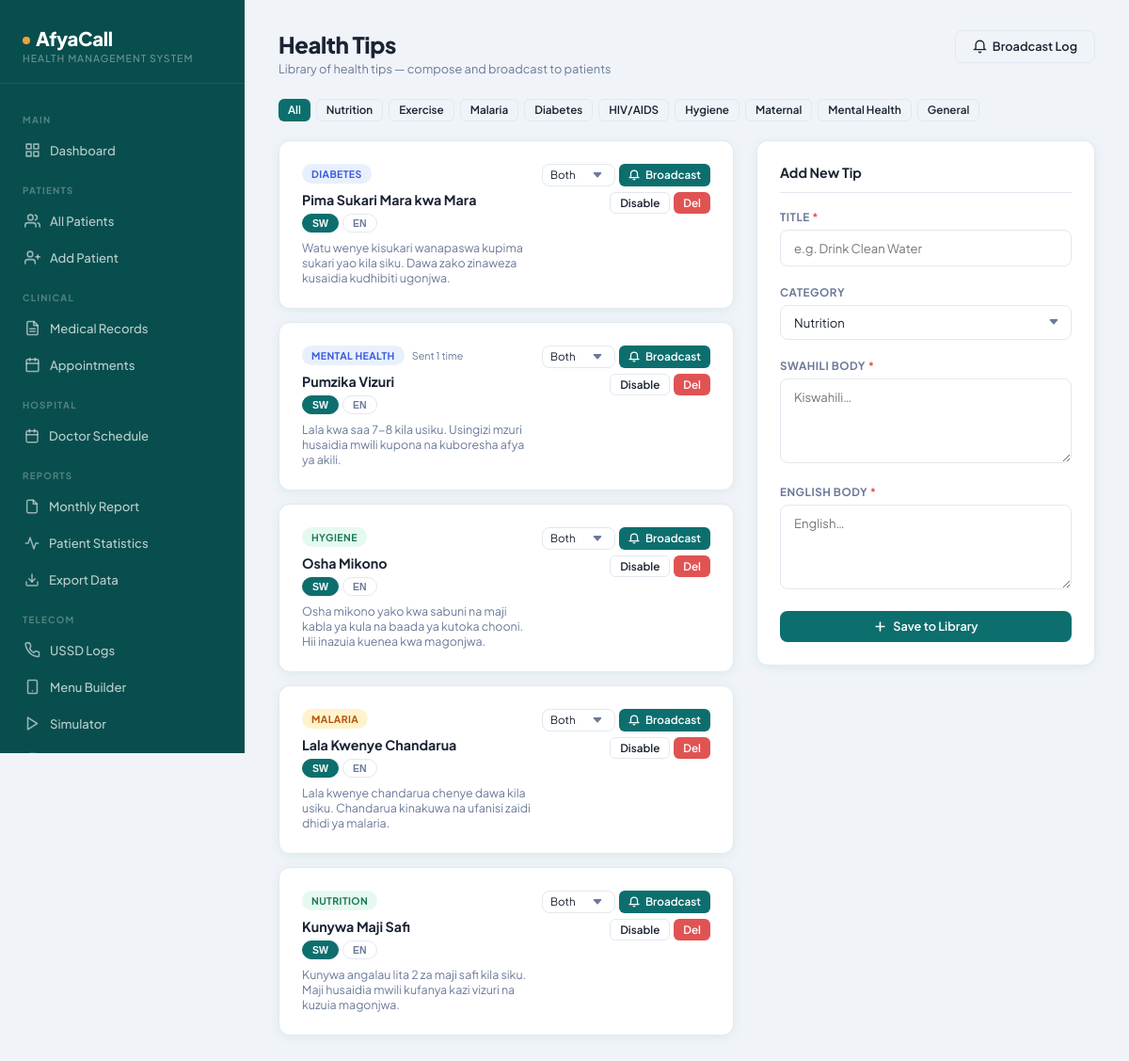
The app's page /telecom/health_tips.php (signed in) with its own data.
### tables this page shows
CREATE TABLE `health_tips` (
  `id` int unsigned NOT NULL AUTO_INCREMENT,
  `title` varchar(150) NOT NULL,
  `body_sw` text NOT NULL,
  `body_en` text NOT NULL,
  `category` enum('nutrition','exercise','malaria','diabetes','hiv','hygiene','maternal','mental','general') NOT NULL DEFAULT 'general',
  `is_active` tinyint(1) NOT NULL DEFAULT '1',
  `broadcast_count` int unsigned NOT NULL DEFAULT '0',
  `last_broadcast` datetime DEFAULT NULL,
  `created_by` int unsigned NOT NULL DEFAULT '0',
  `created_at` datetime NOT NULL DEFAULT CURRENT_TIMESTAMP,
  PRIMARY KEY (`id`)
);

### config/sanitize.php (called while the page is built, shortened)
<?php
function clean(string $val): string {
    return trim(strip_tags($val));
}
function db_clean($conn, string $val): string {
    return mysqli_real_escape_string($conn, clean($val));
}

### telecom/health_tips.php (the view, shortened to what this page needs)
<?php
include("../config/database.php");
include("../config/sanitize.php");
include("../config/activity_log.php");
$cat_f  = db_clean($conn, $_GET['category'] ?? '');
$where  = $cat_f ? "WHERE category='$cat_f'" : '';
$tips   = mysqli_query($conn, "SELECT t.*, a.full_name AS creator FROM health_tips t LEFT JOIN admins a ON t.created_by=a.id $where ORDER BY t.id DESC");
$cats = ['nutrition'=>'Nutrition','exercise'=>'Exercise','malaria'=>'Malaria',
         'diabetes'=>'Diabetes','hiv'=>'HIV/AIDS','hygiene'=>'Hygiene',
         'maternal'=>'Maternal','mental'=>'Mental Health','general'=>'General'];
$cat_colors = ['nutrition'=>'badge-success','exercise'=>'badge-primary','malaria'=>'badge-warning',
               'diabetes'=>'badge-blue','hiv'=>'badge-danger','hygiene'=>'badge-success',
               'maternal'=>'badge-primary','mental'=>'badge-blue','general'=>'badge-warning'];
?>
<?php include("../includes/header.php"); ?>
<div class="app-wrapper">
    <?php include("../includes/sidebar.php"); ?>
    <main class="main-content">
        <div class="page-header">
            <div>
                <div class="page-title">Health Tips</div>
                <div class="page-subtitle">Library of health tips — compose and broadcast to patients</div>
            </div>
            <a href="broadcasts.php" class="btn btn-outline">
                <svg width="15" height="15" viewBox="0 0 24 24" fill="none" stroke="currentColor" stroke-width="2.2" stroke-linecap="round" stroke-linejoin="round"><path d="M22 17H2a3 3 0 0 0 3-3V9a7 7 0 0 1 14 0v5a3 3 0 0 0 3 3zm-8.27 4a2 2 0 0 1-3.46 0"/></svg>
                Broadcast Log
            </a>
        </div>
        <div style="display:flex;flex-wrap:wrap;gap:6px;margin-bottom:20px;">
            <a href="health_tips.php" class="btn btn-sm <?php echo !$cat_f?'btn-primary':'btn-outline'; ?>">All</a>
            <?php foreach($cats as $k=>$v): ?>
            <a href="?category=<?php echo $k; ?>" class="btn btn-sm <?php echo $cat_f===$k?'btn-primary':'btn-outline'; ?>"><?php echo $v; ?></a>
            <?php endforeach; ?>
        </div>
        <div style="display:grid;grid-template-columns:1fr 360px;gap:24px;align-items:start;">
            <div style="display:flex;flex-direction:column;gap:14px;">
                <?php if(mysqli_num_rows($tips) === 0): ?>
                <div class="card card-body">
                    <div class="empty-state">
                        <svg width="40" height="40" viewBox="0 0 24 24" fill="none" stroke="currentColor" stroke-width="1.5" stroke-linecap="round" stroke-linejoin="round"><path d="M20.84 4.61a5.5 5.5 0 0 0-7.78 0L12 5.67l-1.06-1.06a5.5 5.5 0 0 0-7.78 7.78l1.06 1.06L12 21.23l7.78-7.78 1.06-1.06a5.5 5.5 0 0 0 0-7.78z"/></svg>
                        <h3>No health tips yet</h3>
                        <p>Add tips to the library to start broadcasting</p>
                    </div>
                </div>
                <?php else: ?>
                <?php while($tip = mysqli_fetch_assoc($tips)): ?>
                <div class="card" style="<?php if(!$tip['is_active']) echo 'opacity:.6;'; ?>">
                    <div class="card-body">
                        <div style="display:flex;justify-content:space-between;align-items:flex-start;gap:12px;flex-wrap:wrap;">
                            <div style="flex:1;min-width:0;">
                                <div style="display:flex;align-items:center;gap:8px;margin-bottom:8px;flex-wrap:wrap;">
                                    <span class="badge <?php echo $cat_colors[$tip['category']]??'badge-primary'; ?>"><?php echo $cats[$tip['category']]??$tip['category']; ?></span>
                                    <?php if($tip['broadcast_count'] > 0): ?>
                                    <span style="font-size:.72rem;color:var(--text-muted);">Sent <?php echo $tip['broadcast_count']; ?> time<?php echo $tip['broadcast_count']>1?'s':''; ?></span>
                                    <?php endif; ?>
                                </div>
                                <div style="font-weight:700;font-size:.95rem;margin-bottom:6px;"><?php echo htmlspecialchars($tip['title']); ?></div>
                                <div class="tip-tabs" data-id="<?php echo $tip['id']; ?>">
                                    <div style="display:flex;gap:4px;margin-bottom:8px;">
                                        <button class="tab-btn active" onclick="switchTab(<?php echo $tip['id']; ?>,'sw',this)" style="padding:3px 10px;border-radius:20px;border:1.5px solid var(--primary);background:var(--primary);color:#fff;font-size:.7rem;font-weight:700;cursor:pointer;">SW</button>
                                        <button class="tab-btn" onclick="switchTab(<?php echo $tip['id']; ?>,'en',this)" style="padding:3px 10px;border-radius:20px;border:1.5px solid var(--border);background:transparent;color:var(--text-muted);font-size:.7rem;font-weight:700;cursor:pointer;">EN</button>
                                    </div>
                                    <div class="tab-sw-<?php echo $tip['id']; ?>" style="font-size:.83rem;color:var(--text-muted);"><?php echo nl2br(htmlspecialchars($tip['body_sw'])); ?></div>
                                </div>
                            </div>
                            <div style="display:flex;flex-direction:column;gap:6px;flex-shrink:0;">
                                <form method="POST" style="display:flex;gap:4px;flex-wrap:wrap;justify-content:flex-end;">
                                    <select name="language" class="form-control" style="padding:5px 28px 5px 8px;font-size:.77rem;width:auto;">
                                        <option value="both">Both</option>
                                    </select>
                                    <button type="submit" class="btn btn-primary btn-sm"
                                            <?php if(!$tip['is_active']) echo 'disabled'; ?>
                                            onclick="return confirm('Broadcast this tip now?')">
                                        <svg width="12" height="12" viewBox="0 0 24 24" fill="none" stroke="currentColor" stroke-width="2.5" stroke-linecap="round" stroke-linejoin="round"><path d="M22 17H2a3 3 0 0 0 3-3V9a7 7 0 0 1 14 0v5a3 3 0 0 0 3 3zm-8.27 4a2 2 0 0 1-3.46 0"/></svg>
                                        Broadcast
                                    </button>
                                </form>
                                <div style="display:flex;gap:4px;justify-content:flex-end;">
                                    <a href="?toggle=<?php echo $tip['id']; ?>" class="btn btn-sm btn-outline"><?php echo $tip['is_active']?'Disable':'Enable'; ?></a>
                                    <a href="?delete=<?php echo $tip['id']; ?>" class="btn btn-sm btn-danger" onclick="return confirm('Delete this tip?')">Del</a>
                                </div>
                            </div>
                        </div>
                    </div>
                </div>
                <?php endwhile; ?>
                <?php endif; ?>
            </div>
            <div class="card card-body" style="position:sticky;top:24px;">
                <div style="font-weight:700;font-size:.95rem;margin-bottom:18px;padding-bottom:12px;border-bottom:1px solid var(--border);">Add New Tip</div>
                <form method="POST">
                    <div class="form-group">
                        <label class="form-label">Title <span style="color:var(--danger);">*</span></label>
                        <input type="text" name="title" class="form-control" placeholder="e.g. Drink Clean Water" required maxlength="120">
                    </div>
                    <div class="form-group">
                        <label class="form-label">Category</label>
                        <select name="category" class="form-control">
                            <?php foreach($cats as $k=>$v): ?><option value="<?php echo $k; ?>"><?php echo $v; ?></option><?php endforeach; ?>
                        </select>
                    </div>
                    <div class="form-group">
                        <label class="form-label">Swahili Body <span style="color:var(--danger);">*</span></label>
                        <textarea name="body_sw" class="form-control" rows="4" placeholder="Kiswahili…" required maxlength="300"></textarea>
                    </div>
                    <div class="form-group">
                        <label class="form-label">English Body <span style="color:var(--danger);">*</span></label>
                        <textarea name="body_en" class="form-control" rows="4" placeholder="English…" required maxlength="300"></textarea>
                    </div>
                    <button type="submit" class="btn btn-primary btn-full">
                        <svg width="15" height="15" viewBox="0 0 24 24" fill="none" stroke="currentColor" stroke-width="2.5" stroke-linecap="round" stroke-linejoin="round"><line x1="12" y1="5" x2="12" y2="19"/><line x1="5" y1="12" x2="19" y2="12"/></svg>
                        Save to Library
                    </button>
                </form>
            </div>
        </div>
    </main>
</div>
<?php include("../includes/footer.php"); ?>

### assets/css/style.css (style rules this page uses)
:root { --primary: #0d6e6e; --primary-light: #e6f4f4; --primary-dark: #094e4e; --accent: #f4a235; --accent-light: #fff4e0; --danger: #e05353; --danger-light: #fdeaea; --success: #2db57a; --success-light: #e6f9f1; --warning: #f4a235; --warning-light: #fff4e0; --text-main: #1a2333; --text-muted: #6b7a99; --bg: #f0f4f8; --surface: #ffffff; --border: #e2e8f0; --sidebar-w: 260px; --radius: 12px; --radius-sm: 8px; --shadow: 0 2px 12px rgba(13,110,110,.08); --shadow-md: 0 4px 24px rgba(13,110,110,.12); --font: 'Plus Jakarta Sans', sans-serif; --font-mono: 'DM Mono', monospace; }
*,*::before,*::after { box-sizing:border-box;margin:0;padding:0 }
html { font-size:15px }
body { font-family:var(--font);background:var(--bg);color:var(--text-main);min-height:100vh }
a { color:inherit;text-decoration:none }
.app-wrapper { display:flex;min-height:100vh }
.main-content { flex:1;margin-left:var(--sidebar-w);padding:32px 36px;min-width:0 }
.page-header { display:flex;align-items:flex-start;justify-content:space-between;margin-bottom:24px;flex-wrap:wrap;gap:12px }
.page-title { font-size:1.6rem;font-weight:800;color:var(--text-main);letter-spacing:-.4px }
.page-subtitle { font-size:.85rem;color:var(--text-muted);margin-top:3px }
.card { background:var(--surface);border-radius:var(--radius);border:1px solid var(--border);box-shadow:var(--shadow) }
.card-body { padding:24px }
.badge { display:inline-flex;align-items:center;padding:4px 10px;border-radius:20px;font-size:.7rem;font-weight:700;text-transform:uppercase;letter-spacing:.4px }
.badge-success { background:var(--success-light);color:#1a7a55 }
.badge-warning { background:var(--warning-light);color:#c07c1a }
.badge-blue { background:#e8f0ff;color:#3b5bdb }
.btn { display:inline-flex;align-items:center;gap:6px;padding:9px 18px;border-radius:var(--radius-sm);font-family:var(--font);font-size:.85rem;font-weight:600;cursor:pointer;border:none;transition:all .18s ease;text-decoration:none;white-space:nowrap;line-height:1 }
.btn-primary { background:var(--primary);color:#fff }
.btn-outline { background:transparent;border:1.5px solid var(--border);color:var(--text-main) }
.btn-danger { background:var(--danger);color:#fff }
.btn-sm { padding:6px 12px;font-size:.77rem;border-radius:6px }
.btn-full { width:100%;justify-content:center }
.form-group { margin-bottom:20px }
.form-label { display:block;font-size:.78rem;font-weight:700;color:var(--text-muted);margin-bottom:6px;text-transform:uppercase;letter-spacing:.5px }
.form-control { width:100%;padding:10px 14px;border:1.5px solid var(--border);border-radius:var(--radius-sm);font-family:var(--font);font-size:.875rem;color:var(--text-main);background:var(--surface);transition:border-color .15s,box-shadow .15s;outline:none }
select.form-control { appearance:none;background-repeat:no-repeat;background-position:right 12px center;padding-right:36px }
textarea.form-control { resize:vertical;min-height:90px }
.badge-blue { background:#e8f0fe;color:#3b5bdb;font-weight:700 }
.badge-warning { background:#fff3cd;color:#b45309;font-weight:700 }
.btn-sm { font-size:.78rem;padding:5px 10px;height:auto }
.btn-danger { background:var(--danger);color:#fff;border-color:var(--danger) }
.tab-btn { transition: all .15s ease; }

### records on screen
health_tips: category "DIABETES", title "Pima Sukari Mara kwa Mara", body_sw "Watu wenye kisukari wanapaswa kupima sukari yao kila siku. Dawa zako zinaweza kusaidia kudhibiti ugonjwa.", is_active "Disable"
health_tips: category "MENTAL HEALTH", broadcast_count "1", title "Pumzika Vizuri", body_sw "Lala kwa saa 7-8 kila usiku. Usingizi mzuri husaidia mwili kupona na kuboresha afya ya akili.", is_active "Disable"
health_tips: category "HYGIENE", title "Osha Mikono", body_sw "Osha mikono yako kwa sabuni na maji kabla ya kula na baada ya kutoka chooni. Hii inazuia kuenea kwa magonjwa.", is_active "Disable"
health_tips: category "MALARIA", title "Lala Kwenye Chandarua", body_sw "Lala kwenye chandarua chenye dawa kila usiku. Chandarua kinakuwa na ufanisi zaidi dhidi ya malaria.", is_active "Disable"
health_tips: category "NUTRITION", title "Kunywa Maji Safi", body_sw "Kunywa angalau lita 2 za maji safi kila siku. Maji husaidia mwili kufanya kazi vizuri na kuzuia magonjwa.", is_active "Disable"

### other values on screen
$v "Nutrition"
$v "Exercise"
$v "Malaria"
$v "Diabetes"
$v "HIV/AIDS"
$v "Hygiene"
$v "Maternal"
$v "Mental Health"
$v "General"
form field category "Nutrition"
